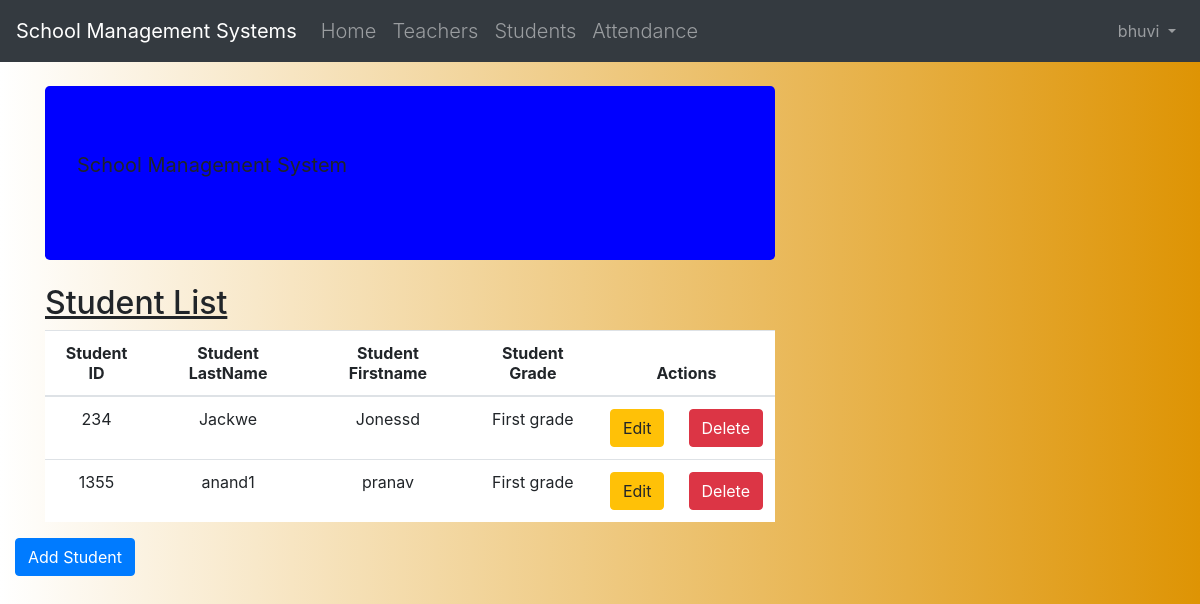
Screenshot of /student_list/ (signed in) with the database file from the repository.
### Schools/models.py (models this page shows, shortened)
class Student(models.Model):
    student_ID = models.IntegerField(primary_key=True, max_length=10, blank=False, null=False, default=' ')
    student_lastname = models.CharField(max_length=50, blank=False, null=True, default='')
    student_firstname = models.CharField(max_length=50, blank=False, null=True, default='')
    student_grade = models.CharField(max_length=50, blank=False, null=True, default='')
    teacher = models.ForeignKey(Teacher, on_delete=models.CASCADE, related_name='Teacher')

### Schools/views.py (the view)
# urls.py: path('student_list/', views.student_list, name='student_list'),
@login_required
def student_list(request):
    students = Student.objects.all()
    return render(request, "Schools/student_list.html", {'students': students})

### Schools/templates/Schools/student_list.html (shortened to what this page needs)
{% extends 'Schools/base.html' %}
{% block content %}
<html lang="en">
    <body>
  <header class="jumbotron my-4 table-responsive" style="background: blue">
      <p class="lead text-nowrap"><b>School Management System</b></p>
         </header>
    <div class="row">
        <h2 style="padding-left: 15Px"><u>Student List</u></h2>
    </div>
    <div>
        <table class="table table-hover table-responsive-lg text-center">
            <thead>
            <tr bgcolor="white">
                <th>Student ID</th>
                <th>Student LastName</th>
                <th>Student Firstname</th>
                <th>Student Grade</th>
                <th colspan="3">Actions</th>
            </tr>
            </thead>
            <tbody>
            {% for student in students %}
                <tr bgcolor="white">
                    <td>{{ student.student_ID }}</td>
                    <td>{{ student.student_lastname }}</td>
                    <td>{{ student.student_firstname }}</td>
                    <td>{{ student.student_grade }}</td>
                    <td><a href="{% url 'Schools:student_edit' pk=student.pk %}"
                           class="btn btn-warning">Edit</a></td>
                    <td><a href="{% url 'Schools:student_delete' pk=student.pk %}"
                    onclick="return confirm('Are you sure you want to delete?')"
                    class="btn btn-danger">Delete</a>
                    </td>
                </tr>
            {% endfor %}
            </tbody>
        </table>
     <div class="row">
            <a href="{% url 'Schools:student_create' %}" class="row"><span
                    class="btn btn-primary">Add Student</span></a>
        </div>
    </div>
    </body>
    </html>
{% endblock %}

### Schools/templates/Schools/base.html (shortened to what this page needs)
{% load static %}
<html lang="en">
<head>
  <link rel="stylesheet" href="https://maxcdn.bootstrapcdn.com/bootstrap/4.5.0/css/bootstrap.min.css">
</head>
<body>
<nav class="navbar navbar-expand-sm bg-dark navbar-dark">
        <a href="/" class="navbar-brand">School Management Systems</a>
        <div class="collapse navbar-collapse" id="collapsibleNavbar">
            <ul class="navbar-nav">
                <li class="nav-item lead"><a class=nav-link href="{% url 'Schools:home' %}">Home</a></li>
                <li class="nav-item lead"><a class=nav-link href="{% url 'Schools:teacher_list' %}">Teachers</a></li>
                <li class="nav-item lead"><a class=nav-link href="{% url 'Schools:student_list' %}">Students</a></li>
                <li class="nav-item lead"><a class=nav-link href="{% url 'Schools:attendance_list' %}">Attendance</a></li>
            </ul>
      <div class="collapse navbar-collapse" id="navbarCollapse">
        {% if user.is_authenticated %}
          <ul class="navbar-nav ml-auto">
            <li class="nav-item">
              <a class="nav-link dropdown-toggle" href="#" id="userMenu"
              data-toggle="dropdown" aria-haspopup="true" aria-expanded
              ="false">
                {{ user.username }}
              </a>
            </li>
          </ul>
        {% else %}
          <form class="form-inline ml-auto">
            <a href="{% url 'login' %}" class="btn btn-outline-secondary">
            Log In</a>
          </form>
          <li><a class="nav-link lead" href="{% url 'Schools:signup' %}">Sign Up</a></li>
        {% endif %}
      </div>
        </div>
</nav>
<div class="content container">
    <div class="row">
        <div class="col-md-8">
            {% block content %}{% endblock %}
        </div>
    </div>
</div>
</body>
</html>

### Schools/templates/Schools/base.html (style rules this page uses)
body,html { height: 100%; margin: 0; background: #7F7FD5; background: -webkit-linear-gradient(to right, #ffffff, #ffffff); background: linear-gradient(to right, #ffffff, #de9404); }

### Schools/templates/Schools/student_list.html (style rules this page uses)
body { background-color: dodgerblue; }

### rows the page displays
Student: student_ID "234", student_lastname "Jackwe", student_firstname "Jonessd", student_grade "First grade"
Student: student_ID "1355", student_lastname "anand1", student_firstname "pranav", student_grade "First grade"

### other values shown
{{ user.username }} "bhuvi"
